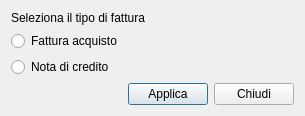
<?xml version="1.0" encoding="UTF-8"?>
<ui version="4.0">
 <class>dialog_fattura_acq</class>
 <widget class="QDialog" name="dialog_fattura_acq">
  <property name="geometry">
   <rect>
    <x>0</x>
    <y>0</y>
    <width>305</width>
    <height>116</height>
   </rect>
  </property>
  <property name="sizePolicy">
   <sizepolicy hsizetype="Fixed" vsizetype="Fixed">
    <horstretch>0</horstretch>
    <verstretch>0</verstretch>
   </sizepolicy>
  </property>
  <property name="windowTitle">
   <string>Dialog</string>
  </property>
  <layout class="QGridLayout" name="gridLayout">
   <item row="1" column="0">
    <widget class="QRadioButton" name="radio_fatt_acq">
     <property name="text">
      <string>Fattura acquisto</string>
     </property>
    </widget>
   </item>
   <item row="0" column="0" colspan="2">
    <widget class="QLabel" name="label">
     <property name="sizePolicy">
      <sizepolicy hsizetype="Preferred" vsizetype="Fixed">
       <horstretch>0</horstretch>
       <verstretch>0</verstretch>
      </sizepolicy>
     </property>
     <property name="text">
      <string>Seleziona il tipo di fattura</string>
     </property>
    </widget>
   </item>
   <item row="2" column="0">
    <widget class="QRadioButton" name="radio_nota_credito">
     <property name="text">
      <string>Nota di credito</string>
     </property>
    </widget>
   </item>
   <item row="3" column="0">
    <spacer name="horizontalSpacer">
     <property name="orientation">
      <enum>Qt::Horizontal</enum>
     </property>
     <property name="sizeHint" stdset="0">
      <size>
       <width>194</width>
       <height>20</height>
      </size>
     </property>
    </spacer>
   </item>
   <item row="3" column="1">
    <widget class="QPushButton" name="bt_ok">
     <property name="text">
      <string>Applica</string>
     </property>
     <property name="icon">
      <iconset resource="../fabaria.qrc">
       <normaloff>:/images/dialog-ok-apply.png</normaloff>:/images/dialog-ok-apply.png</iconset>
     </property>
    </widget>
   </item>
   <item row="3" column="2">
    <widget class="QPushButton" name="cancel">
     <property name="text">
      <string>Chiudi</string>
     </property>
     <property name="icon">
      <iconset resource="../../backup_restore_db/images.qrc">
       <normaloff>:/images/dialog-close.png</normaloff>:/images/dialog-close.png</iconset>
     </property>
    </widget>
   </item>
  </layout>
 </widget>
 <tabstops>
  <tabstop>radio_fatt_acq</tabstop>
  <tabstop>radio_nota_credito</tabstop>
  <tabstop>bt_ok</tabstop>
  <tabstop>cancel</tabstop>
 </tabstops>
 <resources>
  <include location="../../backup_restore_db/images.qrc"/>
  <include location="../fabaria.qrc"/>
 </resources>
 <connections/>
</ui>
